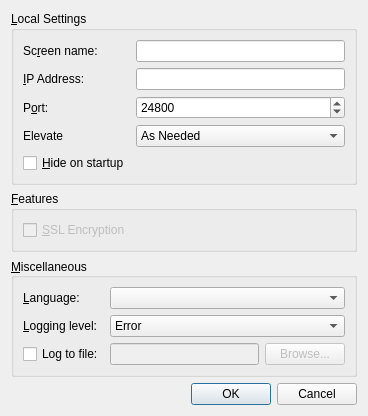
<?xml version="1.0" encoding="UTF-8"?>
<ui version="4.0">
 <class>SettingsDialogBase</class>
 <widget class="QDialog" name="SettingsDialogBase">
  <property name="geometry">
   <rect>
    <x>0</x>
    <y>0</y>
    <width>368</width>
    <height>380</height>
   </rect>
  </property>
  <property name="sizePolicy">
   <sizepolicy hsizetype="Preferred" vsizetype="Preferred">
    <horstretch>0</horstretch>
    <verstretch>0</verstretch>
   </sizepolicy>
  </property>
  <property name="focusPolicy">
   <enum>Qt::TabFocus</enum>
  </property>
  <property name="windowTitle">
   <string>Settings</string>
  </property>
  <property name="modal">
   <bool>false</bool>
  </property>
  <layout class="QVBoxLayout" name="verticalLayout">
   <item>
    <widget class="QGroupBox" name="m_pGroupAdvanced">
     <property name="title">
      <string>&amp;Local Settings</string>
     </property>
     <layout class="QGridLayout" name="gridLayout_3">
      <item row="0" column="0">
       <widget class="QLabel" name="m_pLabel_19">
        <property name="minimumSize">
         <size>
          <width>75</width>
          <height>0</height>
         </size>
        </property>
        <property name="text">
         <string>Sc&amp;reen name:</string>
        </property>
        <property name="buddy">
         <cstring>m_pLineEditScreenName</cstring>
        </property>
       </widget>
      </item>
      <item row="0" column="1">
       <widget class="QLineEdit" name="m_pLineEditScreenName">
        <property name="enabled">
         <bool>true</bool>
        </property>
       </widget>
      </item>
      <item row="2" column="0">
       <widget class="QLabel" name="m_pLabel_20">
        <property name="text">
         <string>P&amp;ort:</string>
        </property>
        <property name="buddy">
         <cstring>m_pSpinBoxPort</cstring>
        </property>
       </widget>
      </item>
      <item row="2" column="1">
       <widget class="QSpinBox" name="m_pSpinBoxPort">
        <property name="enabled">
         <bool>true</bool>
        </property>
        <property name="sizePolicy">
         <sizepolicy hsizetype="MinimumExpanding" vsizetype="Fixed">
          <horstretch>0</horstretch>
          <verstretch>0</verstretch>
         </sizepolicy>
        </property>
        <property name="maximum">
         <number>65535</number>
        </property>
        <property name="value">
         <number>24800</number>
        </property>
       </widget>
      </item>
      <item row="4" column="0">
       <widget class="QCheckBox" name="m_pCheckBoxAutoHide">
        <property name="text">
         <string>&amp;Hide on startup</string>
        </property>
       </widget>
      </item>
      <item row="3" column="1">
       <widget class="QComboBox" name="m_pComboElevate">
        <property name="toolTip">
         <string>Specify when the Synergy service should run at an elevated privilege level</string>
        </property>
        <property name="currentIndex">
         <number>0</number>
        </property>
        <item>
         <property name="text">
          <string>As Needed</string>
         </property>
        </item>
        <item>
         <property name="text">
          <string>Always</string>
         </property>
        </item>
        <item>
         <property name="text">
          <string>Never</string>
         </property>
        </item>
       </widget>
      </item>
      <item row="3" column="0">
       <widget class="QLabel" name="m_pLabelElevate">
        <property name="text">
         <string>Elevate</string>
        </property>
       </widget>
      </item>
      <item row="1" column="0">
       <widget class="QLabel" name="m_pLabel_21">
        <property name="text">
         <string>&amp;IP Address:</string>
        </property>
        <property name="buddy">
         <cstring>m_pLineEditInterface</cstring>
        </property>
       </widget>
      </item>
      <item row="1" column="1">
       <widget class="QLineEdit" name="m_pLineEditInterface">
        <property name="enabled">
         <bool>true</bool>
        </property>
       </widget>
      </item>
     </layout>
    </widget>
   </item>
   <item>
    <widget class="QGroupBox" name="m_pGroupNetworkSecurity">
     <property name="enabled">
      <bool>true</bool>
     </property>
     <property name="sizePolicy">
      <sizepolicy hsizetype="Preferred" vsizetype="Preferred">
       <horstretch>0</horstretch>
       <verstretch>0</verstretch>
      </sizepolicy>
     </property>
     <property name="title">
      <string>&amp;Features</string>
     </property>
     <layout class="QFormLayout" name="formLayout">
      <property name="fieldGrowthPolicy">
       <enum>QFormLayout::AllNonFixedFieldsGrow</enum>
      </property>
      <item row="0" column="0">
       <widget class="QCheckBox" name="m_pCheckBoxEnableCrypto">
        <property name="enabled">
         <bool>false</bool>
        </property>
        <property name="text">
         <string>&amp;SSL Encryption</string>
        </property>
       </widget>
      </item>
      <item row="0" column="1">
       <spacer name="horizontalSpacer">
        <property name="orientation">
         <enum>Qt::Horizontal</enum>
        </property>
        <property name="sizeHint" stdset="0">
         <size>
          <width>40</width>
          <height>20</height>
         </size>
        </property>
       </spacer>
      </item>
     </layout>
    </widget>
   </item>
   <item>
    <widget class="QGroupBox" name="m_pGroupLog">
     <property name="sizePolicy">
      <sizepolicy hsizetype="Preferred" vsizetype="Preferred">
       <horstretch>0</horstretch>
       <verstretch>0</verstretch>
      </sizepolicy>
     </property>
     <property name="title">
      <string>&amp;Miscellaneous</string>
     </property>
     <property name="alignment">
      <set>Qt::AlignLeading|Qt::AlignLeft|Qt::AlignVCenter</set>
     </property>
     <property name="flat">
      <bool>false</bool>
     </property>
     <layout class="QGridLayout" name="gridLayout_2">
      <item row="2" column="0">
       <widget class="QCheckBox" name="m_pCheckBoxLogToFile">
        <property name="text">
         <string>Log to file:</string>
        </property>
       </widget>
      </item>
      <item row="2" column="1">
       <widget class="QLineEdit" name="m_pLineEditLogFilename">
        <property name="enabled">
         <bool>false</bool>
        </property>
       </widget>
      </item>
      <item row="2" column="2">
       <widget class="QPushButton" name="m_pButtonBrowseLog">
        <property name="enabled">
         <bool>false</bool>
        </property>
        <property name="text">
         <string>Browse...</string>
        </property>
       </widget>
      </item>
      <item row="0" column="0">
       <widget class="QLabel" name="m_pLabel_27">
        <property name="sizePolicy">
         <sizepolicy hsizetype="Preferred" vsizetype="Preferred">
          <horstretch>0</horstretch>
          <verstretch>0</verstretch>
         </sizepolicy>
        </property>
        <property name="minimumSize">
         <size>
          <width>75</width>
          <height>0</height>
         </size>
        </property>
        <property name="text">
         <string>&amp;Language:</string>
        </property>
        <property name="buddy">
         <cstring>m_pComboLanguage</cstring>
        </property>
       </widget>
      </item>
      <item row="0" column="1" colspan="2">
       <widget class="QComboBox" name="m_pComboLanguage"/>
      </item>
      <item row="1" column="1" colspan="2">
       <widget class="QComboBox" name="m_pComboLogLevel">
        <item>
         <property name="text">
          <string>Error</string>
         </property>
        </item>
        <item>
         <property name="text">
          <string>Warning</string>
         </property>
        </item>
        <item>
         <property name="text">
          <string>Note</string>
         </property>
        </item>
        <item>
         <property name="text">
          <string>Info</string>
         </property>
        </item>
        <item>
         <property name="text">
          <string>Debug</string>
         </property>
        </item>
        <item>
         <property name="text">
          <string>Debug1</string>
         </property>
        </item>
        <item>
         <property name="text">
          <string>Debug2</string>
         </property>
        </item>
       </widget>
      </item>
      <item row="1" column="0">
       <widget class="QLabel" name="m_pLabel_3">
        <property name="minimumSize">
         <size>
          <width>75</width>
          <height>0</height>
         </size>
        </property>
        <property name="text">
         <string>&amp;Logging level:</string>
        </property>
        <property name="buddy">
         <cstring>m_pComboLogLevel</cstring>
        </property>
       </widget>
      </item>
     </layout>
    </widget>
   </item>
   <item>
    <widget class="QDialogButtonBox" name="buttonBox">
     <property name="orientation">
      <enum>Qt::Horizontal</enum>
     </property>
     <property name="standardButtons">
      <set>QDialogButtonBox::Cancel|QDialogButtonBox::Ok</set>
     </property>
    </widget>
   </item>
  </layout>
 </widget>
 <tabstops>
  <tabstop>m_pLineEditScreenName</tabstop>
  <tabstop>m_pSpinBoxPort</tabstop>
  <tabstop>m_pComboElevate</tabstop>
  <tabstop>m_pCheckBoxAutoHide</tabstop>
  <tabstop>m_pCheckBoxEnableCrypto</tabstop>
  <tabstop>m_pComboLogLevel</tabstop>
  <tabstop>m_pCheckBoxLogToFile</tabstop>
  <tabstop>m_pLineEditLogFilename</tabstop>
  <tabstop>m_pButtonBrowseLog</tabstop>
 </tabstops>
 <resources/>
 <connections>
  <connection>
   <sender>buttonBox</sender>
   <signal>accepted()</signal>
   <receiver>SettingsDialogBase</receiver>
   <slot>accept()</slot>
   <hints>
    <hint type="sourcelabel">
     <x>266</x>
     <y>340</y>
    </hint>
    <hint type="destinationlabel">
     <x>157</x>
     <y>274</y>
    </hint>
   </hints>
  </connection>
  <connection>
   <sender>buttonBox</sender>
   <signal>rejected()</signal>
   <receiver>SettingsDialogBase</receiver>
   <slot>reject()</slot>
   <hints>
    <hint type="sourcelabel">
     <x>334</x>
     <y>340</y>
    </hint>
    <hint type="destinationlabel">
     <x>286</x>
     <y>274</y>
    </hint>
   </hints>
  </connection>
 </connections>
</ui>
